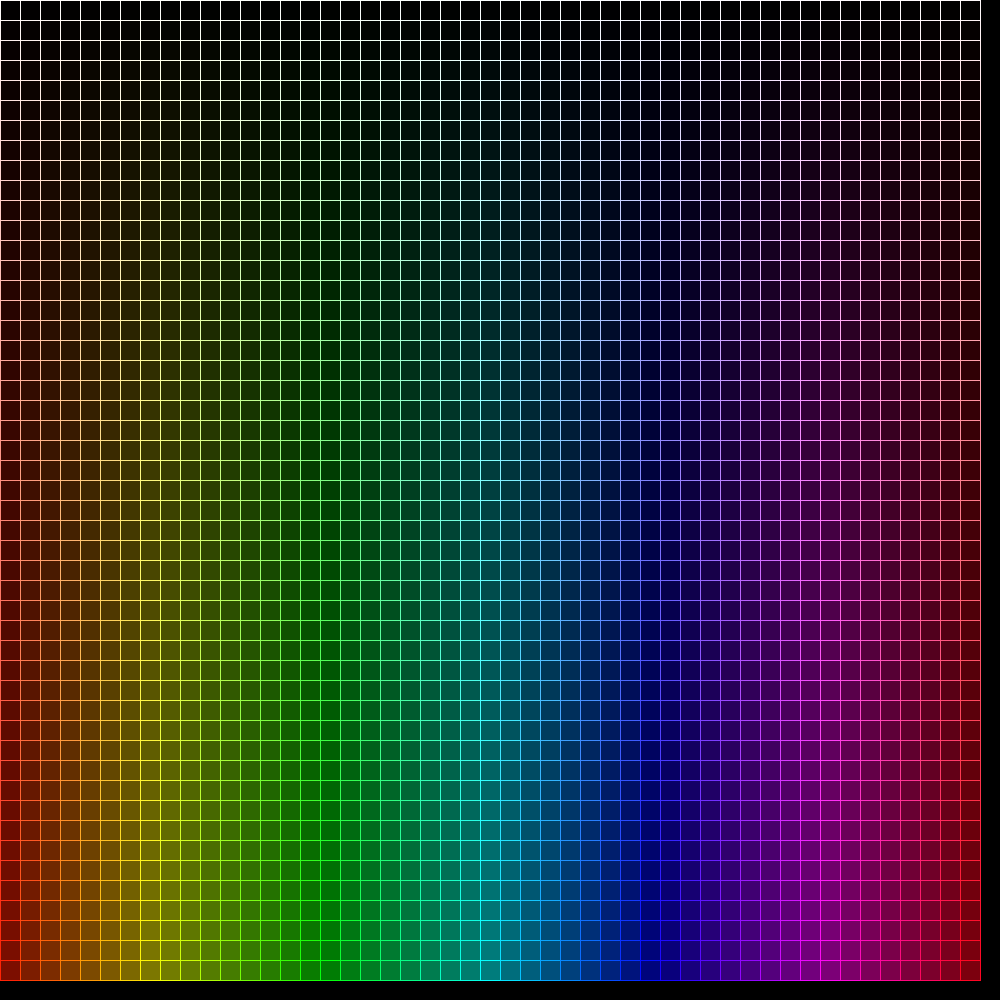
Frame 1 (no input)
Frame 60 (the mouse pressed at the canvas centre just before this capture): identical to frame 1, image omitted
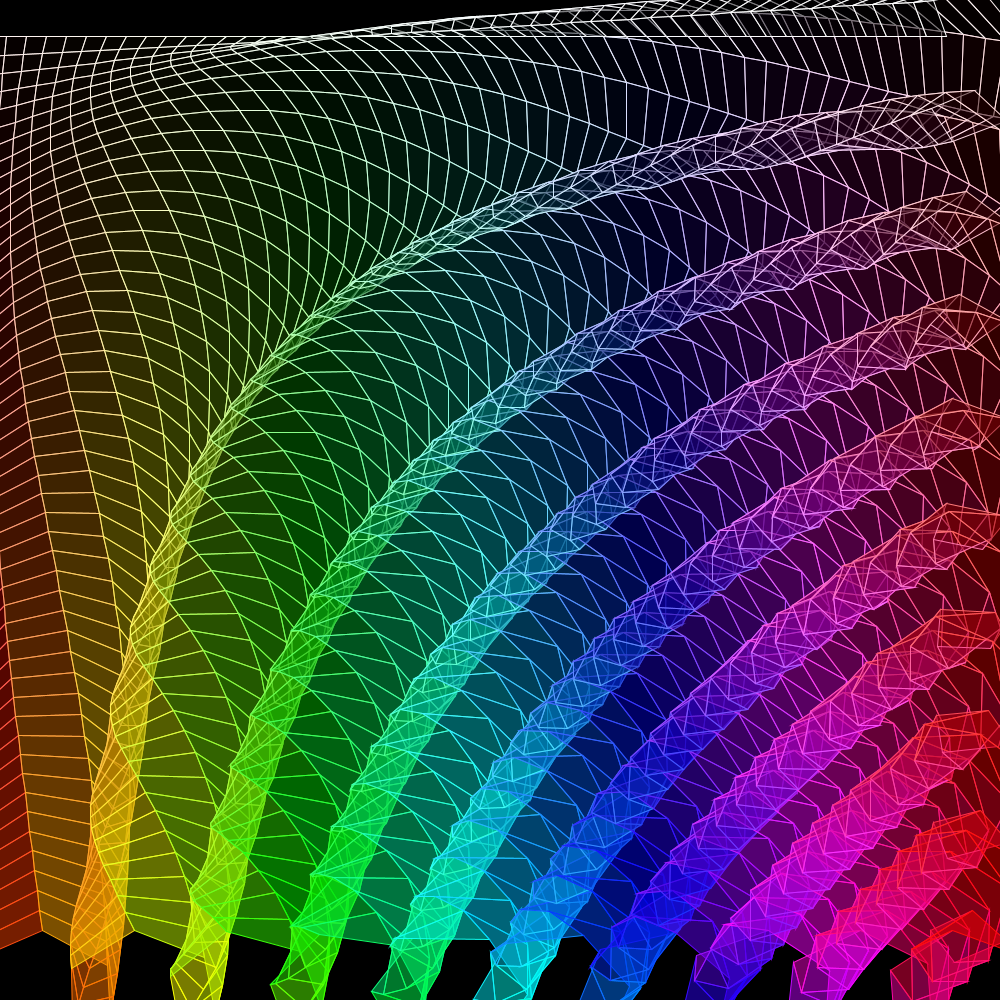
Frame 120 (the mouse held since frame 60 and released just before this capture)

The Processing sketch that drew these frames (run headless with seeded random() and noise(); from frame 60 on, the mouse is pressed at the canvas centre):

// Processing sketch: WavingRainbowFabric
// ── WavingRainbowFabric.pde
int perW = 1000/20;
int perH = 1000/20;
float r = 20; // 7.5*PI
float initThetaFrequency = 0.025;
float thetaDeltaSpeed = .125;
float alpha = 255;
float pointSize = 5;
float[][] theta = new float[perW][perH];
float[][][] points = new float[perW][perH][3];
color[][] col = new color[perW][perH];
// [1] = x pos, [2] = y pos, [3] = (x, y)

void setup() {
  size(1000, 1000);
  colorMode(HSB, width, height, 100);
  strokeWeight(pointSize);

  for (int i = 0; i < points.length; i++) {
    for (int j = 0; j < points[0].length; j++) {
      points[i][j][0] = width/perW*i;
      points[i][j][1] = height/perH*j;
      theta[i][j] = initThetaFrequency*i*j; // 2d wave (ripple)
      points[i][j][2] = random(1, pointSize*2/3);
      // theta[i][j] = initThetaFrequency*i; // linear wave
      col[i][j] = color(random(0, width), random(0, height), random(0, 100));
    }
  }
  background(0);
}

void draw() {
  r = (float) mouseX/width*100;
  pushMatrix();
  // translate(-points[0][0][0], -points[0][0][1]);
  background(0, 0, 0);
  noStroke();
  // fill(0, 0, 0, 10);
  // rect(-2, -2, width+4, height+4);

  for (int i = 0; i < points.length; i++) {
    for (int j = 0; j < points[0].length; j++) {
      strokeWeight(pointSize);
      points[i][j][0] = cos(theta[i][j])*r+(width/perW*i);
      points[i][j][1] = sin(theta[i][j])*r+(height/perH*j);
      stroke(points[i][j][0], points[i][j][1], 100, alpha);
      // point(points[i][j][0], points[i][j][1]);
      theta[i][j] += thetaDeltaSpeed;
      strokeWeight(pointSize/5);
      // strokeWeight(points[i][j][2]);
      stroke(points[i][j][0], points[i][j][1], 100, alpha);
      fill(points[i][j][0], height, 100.0*points[i][j][1]/height, alpha/2);
      // fill(col[i][j], alpha/2);
      if (i > 0 && j > 0) {
        // line(points[i][j][0], points[i][j][1], points[i-1][j][0], points[i-1][j][1]);
        // line(points[i][j][0], points[i][j][1], points[i][j-1][0], points[i][j-1][1]);
        quad(points[i][j][0], points[i][j][1], points[i-1][j][0], points[i-1][j][1], points[i-1][j-1][0], points[i-1][j-1][1], points[i][j-1][0], points[i][j-1][1]);
      }
    }
  }
  popMatrix();
}
